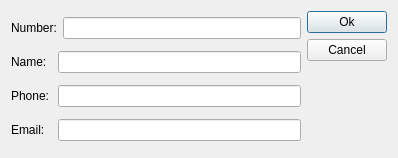
<?xml version="1.0" encoding="UTF-8"?>
<ui version="4.0">
 <class>DialogAddData</class>
 <widget class="QDialog" name="DialogAddData">
  <property name="geometry">
   <rect>
    <x>0</x>
    <y>0</y>
    <width>398</width>
    <height>158</height>
   </rect>
  </property>
  <property name="windowTitle">
   <string>Dialog</string>
  </property>
  <layout class="QGridLayout" name="gridLayout">
   <item row="0" column="1">
    <widget class="QPushButton" name="pushButton">
     <property name="text">
      <string>Ok</string>
     </property>
    </widget>
   </item>
   <item row="0" column="0" rowspan="3">
    <layout class="QVBoxLayout" name="verticalLayout">
     <item>
      <layout class="QHBoxLayout" name="horizontalLayout">
       <item>
        <widget class="QLabel" name="label">
         <property name="minimumSize">
          <size>
           <width>41</width>
           <height>0</height>
          </size>
         </property>
         <property name="text">
          <string>Number:</string>
         </property>
        </widget>
       </item>
       <item>
        <widget class="QLineEdit" name="lineEdit">
         <property name="minimumSize">
          <size>
           <width>41</width>
           <height>0</height>
          </size>
         </property>
        </widget>
       </item>
      </layout>
     </item>
     <item>
      <layout class="QHBoxLayout" name="horizontalLayout_2">
       <item>
        <widget class="QLabel" name="label_2">
         <property name="minimumSize">
          <size>
           <width>41</width>
           <height>0</height>
          </size>
         </property>
         <property name="text">
          <string>Name:</string>
         </property>
        </widget>
       </item>
       <item>
        <widget class="QLineEdit" name="lineEdit_2"/>
       </item>
      </layout>
     </item>
     <item>
      <layout class="QHBoxLayout" name="horizontalLayout_3">
       <item>
        <widget class="QLabel" name="label_3">
         <property name="minimumSize">
          <size>
           <width>41</width>
           <height>0</height>
          </size>
         </property>
         <property name="text">
          <string>Phone:</string>
         </property>
        </widget>
       </item>
       <item>
        <widget class="QLineEdit" name="lineEdit_3"/>
       </item>
      </layout>
     </item>
     <item>
      <layout class="QHBoxLayout" name="horizontalLayout_4">
       <item>
        <widget class="QLabel" name="label_4">
         <property name="minimumSize">
          <size>
           <width>41</width>
           <height>0</height>
          </size>
         </property>
         <property name="text">
          <string>Email:</string>
         </property>
        </widget>
       </item>
       <item>
        <widget class="QLineEdit" name="lineEdit_4"/>
       </item>
      </layout>
     </item>
    </layout>
   </item>
   <item row="1" column="1">
    <widget class="QPushButton" name="pushButton_2">
     <property name="text">
      <string>Cancel</string>
     </property>
    </widget>
   </item>
  </layout>
 </widget>
 <resources/>
 <connections/>
</ui>
